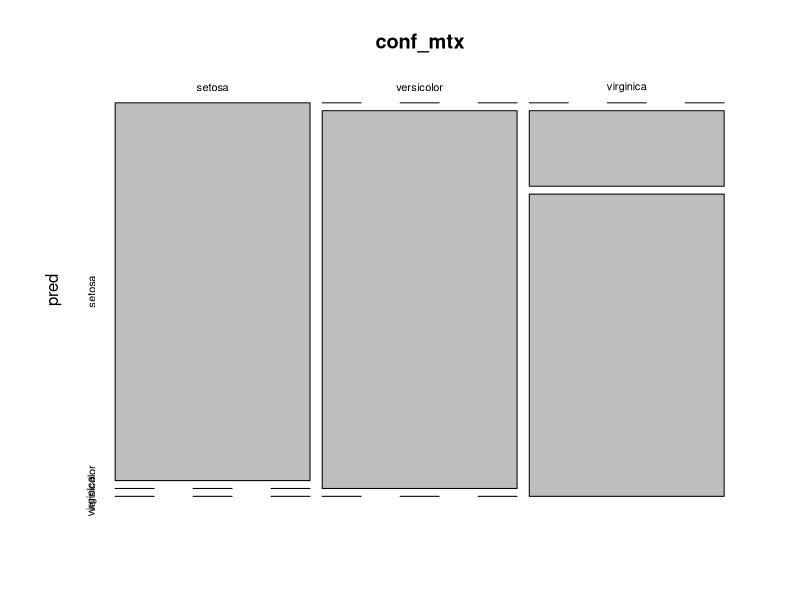
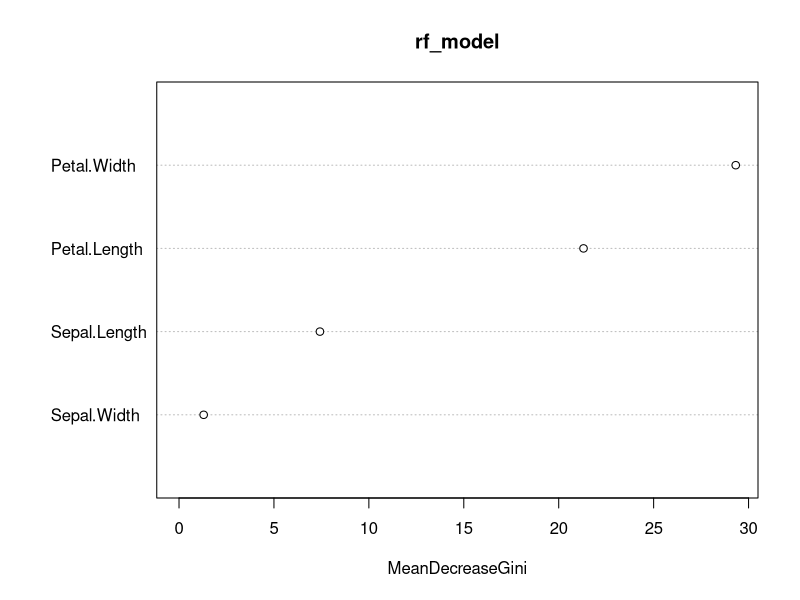

Here is the R script that generated these plots, in order:
library("dplyr")
library("randomForest")
library("ggplot2")
library("caTools")

data<-iris
str(data)
#index = sample(2,nrow(data),replace=TRUE,prob=c(0.7,0.3))
#train=data[index==1,]
#test=data[index==2,]
split<- sample.split(data,SplitRatio=0.7)
split

train <-subset(data,split==TRUE)
test <-subset(data,split==FALSE)

set.seed(200)

#rf_model = randomForest(Species~.,data=train)
rf_model = randomForest(train[-5],train$Species,ntree=500)

rf_model

pred = predict(rf_model,newdata = test[-5])
#test$pred=pred
#View(test)

conf_mtx = table(test[,5],pred)
#conf_mtx= table(test$Species,test$pred)
conf_mtx

pred_acc = sum(diag(conf_mtx))/sum(conf_mtx)
pred_acc

plot(conf_mtx)

importance(rf_model)

varImpPlot(rf_model)
